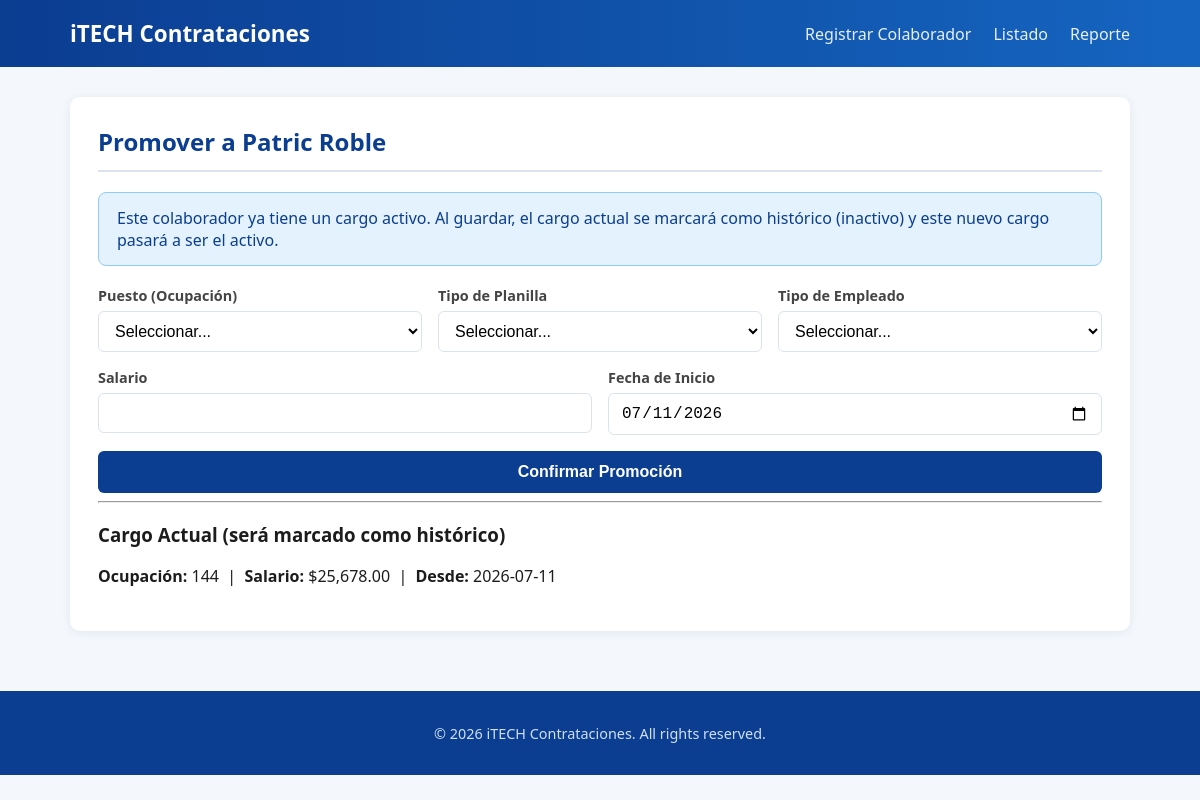
The app's page /index.php?ruta=perfil/crear&colaborador_id=3 with its own data.
### tables this page shows
CREATE TABLE IF NOT EXISTS `colaboradores` (
  `id` int NOT NULL AUTO_INCREMENT,
  `identidad` varchar(20) NOT NULL,
  `nombre` varchar(50) NOT NULL,
  `apellido` varchar(50) NOT NULL,
  `edad` int NOT NULL,
  `tipo_sangre_id` int NOT NULL,
  `sexo_id` int NOT NULL,
  `nacionalidad` varchar(50) NOT NULL,
  `ruta_id` int NOT NULL,
  `correo` varchar(100) NOT NULL,
  `celular` varchar(20) NOT NULL,
  `empleado_activo` tinyint(1) NOT NULL DEFAULT '1',
  `created_at` timestamp NOT NULL DEFAULT CURRENT_TIMESTAMP,
  `updated_at` timestamp NOT NULL DEFAULT CURRENT_TIMESTAMP ON UPDATE CURRENT_TIMESTAMP,
  PRIMARY KEY (`id`),
  UNIQUE KEY `uq_colaborador_identidad` (`identidad`),
  UNIQUE KEY `uq_colaborador_correo` (`correo`),
  UNIQUE KEY `uq_colaborador_celular` (`celular`),
  KEY `fk_colaborador_tipo_sangre` (`tipo_sangre_id`),
  KEY `fk_colaborador_sexo` (`sexo_id`),
  KEY `fk_colaborador_ruta` (`ruta_id`)
);

CREATE TABLE IF NOT EXISTS `perfiles_laborales` (
  `id` int NOT NULL AUTO_INCREMENT,
  `colaborador_id` int NOT NULL,
  `ocupacion_id` int NOT NULL,
  `tipo_planilla_id` int NOT NULL,
  `tipo_empleado_id` int NOT NULL,
  `salario` decimal(10,2) NOT NULL,
  `fecha_inicio` date NOT NULL,
  `fecha_fin` date DEFAULT NULL,
  `es_activo` tinyint(1) NOT NULL DEFAULT '1',
  `motivo_baja_id` int DEFAULT NULL,
  `firma_digital` text NOT NULL,
  `created_at` timestamp NOT NULL DEFAULT CURRENT_TIMESTAMP,
  PRIMARY KEY (`id`),
  KEY `fk_perfil_colaborador` (`colaborador_id`),
  KEY `fk_perfil_ocupacion` (`ocupacion_id`),
  KEY `fk_perfil_tipo_planilla` (`tipo_planilla_id`),
  KEY `fk_perfil_tipo_empleado` (`tipo_empleado_id`),
  KEY `fk_perfil_motivo_baja` (`motivo_baja_id`)
);

### app/Controllers/ControllerBase.php (called while the page is built, shortened)
<?php
abstract class ControllerBase
{
    protected function render(string $vista, array $datos = []): void
    {
        extract($datos);
        $rutaVista = __DIR__ . '/../Views/' . $vista . '.php';
        require __DIR__ . '/../Views/layouts/header.php';
        require $rutaVista;
        require __DIR__ . '/../Views/layouts/footer.php';
    }
}

### app/Controllers/PerfilLaboralController.php (called while the page is built, shortened)
<?php
class PerfilLaboralController extends ControllerBase
{
    private PerfilLaboral $perfilModel;
    private Colaborador $colaboradorModel;
    public function __construct()
    {
        $this->perfilModel = new PerfilLaboral();
        $this->colaboradorModel = new Colaborador();
    }
    public function mostrarFormulario(): void
    {
        $colaboradorId = (int) ($_GET['colaborador_id'] ?? 0);
        $colaborador = $this->colaboradorModel->buscarPorId($colaboradorId);
        $perfilActivo = $this->perfilModel->buscarActivoPorColaborador($colaboradorId);
        $this->render('perfil/formulario', [
            'colaborador'    => $colaborador,
            'perfilActivo'   => $perfilActivo,
            'ocupaciones'    => (new CatOcupacion())->activos(),
            'tiposPlanilla'  => (new CatTipoPlanilla())->todos(),
            'tiposEmpleado'  => (new CatTipoEmpleado())->activos(),
            'motivosBaja'    => (new CatMotivoTerminacion())->todos(),
            'errores'        => $_SESSION['errores'] ?? [],
        ]);
    }
}

### app/Services/Router.php (called while the page is built, shortened)
<?php
class Router
{
    private array $rutasPermitidas = [];
    public function registrar(string $ruta, string $controlador, string $accion): void
    {
        $this->rutasPermitidas[$ruta] = [$controlador, $accion];
    }
    public function despachar(string $ruta): void
    {
        [$controladorClase, $accion] = $this->rutasPermitidas[$ruta];
        $controlador = new $claseCompleta();
        $controlador->$accion();
    }
}

### public/index.php (called while the page is built, shortened)
<?php
require_once __DIR__ . '/../app/autoload.php';
$router = new Router();
$router->registrar('colaborador/crear', 'ColaboradorController', 'mostrarFormulario');
$router->registrar('colaborador/guardar', 'ColaboradorController', 'guardar');
$router->registrar('colaborador/listado', 'ColaboradorController', 'listado');
$router->registrar('colaborador/editar', 'ColaboradorController', 'mostrarFormularioEdicion');
$router->registrar('colaborador/actualizar', 'ColaboradorController', 'actualizar');
$router->registrar('perfil/crear', 'PerfilLaboralController', 'mostrarFormulario');
$router->registrar('perfil/guardar', 'PerfilLaboralController', 'guardar');
$router->registrar('perfil/promover', 'PerfilLaboralController', 'promover');
$router->registrar('perfil/finalizar', 'PerfilLaboralController', 'finalizar');
$router->registrar('reporte/index', 'ReporteController', 'index');
$router->registrar('reporte/exportarExcel', 'ReporteController', 'exportarExcel');
$ruta = $_GET['ruta'] ?? 'colaborador/crear';
$router->despachar($ruta);

### app/autoload.php (called while the page is built, shortened)
<?php
spl_autoload_register(function (string $class) {
    $prefix = 'App\\';
    $baseDir = __DIR__ . '/../app/';
    $relativeClass = substr($class, strlen($prefix));
    $file = $baseDir . str_replace('\\', '/', $relativeClass) . '.php';
});

### app/Config/database.php (called while the page is built)
<?php
return [
    'driver'   => 'mysql',
    'host'     => '127.0.0.1',
    'port'     => '3306',
    'database' => 'tiposangre',
    'username' => 'root',
    'password' => '',
    'charset'  => 'utf8mb4',
];

### app/Services/DatabaseConnection.php (called while the page is built, shortened)
<?php
class DatabaseConnection
{
    private static ?DatabaseConnection $instance = null;
    private PDO $pdo;
    private function __construct()
    {
        $config = require __DIR__ . '/../Config/database.php';
        $dsn = "{$config['driver']}:host={$config['host']};port={$config['port']};dbname={$config['database']};charset={$config['charset']}";
        try {
            $this->pdo = new PDO($dsn, $config['username'], $config['password'], [
                PDO::ATTR_ERRMODE            => PDO::ERRMODE_EXCEPTION,
                PDO::ATTR_DEFAULT_FETCH_MODE => PDO::FETCH_ASSOC,
                PDO::ATTR_EMULATE_PREPARES   => false,
            ]);
        } catch (PDOException $e) {
            die('Error de conexión a la base de datos: ' . $e->getMessage());
        }
    }
    public static function getInstance(): DatabaseConnection
    {
        if (self::$instance === null) {
            self::$instance = new self();
        }
        return self::$instance;
    }
    public function selectOne(string $sql, array $params = []): ?array
    {
        $stmt = $this->run($sql, $params);
        $row = $stmt->fetch();
        return $row === false ? null : $row;
    }
    private function run(string $sql, array $params = []): PDOStatement
    {
        $stmt = $this->pdo->prepare($sql);
        $stmt->execute($params);
        return $stmt;
    }
}

### app/Models/PerfilLaboral.php (called while the page is built, shortened)
<?php
class PerfilLaboral
{
    private DatabaseConnection $db;
    public function __construct()
    {
        $this->db = DatabaseConnection::getInstance();
    }
    public function buscarActivoPorColaborador(int $colaboradorId): ?array
    {
        return $this->db->selectOne(
            "SELECT * FROM perfiles_laborales
             WHERE colaborador_id = :colaborador_id AND es_activo = 1
             LIMIT 1",
            [':colaborador_id' => $colaboradorId]
        );
    }
}

### app/Models/Colaborador.php (called while the page is built, shortened)
<?php
class Colaborador
{
    private DatabaseConnection $db;
    public function __construct()
    {
        $this->db = DatabaseConnection::getInstance();
    }
    public function buscarPorId(int $id): ?array
    {
        return $this->db->selectOne(
            "SELECT * FROM colaboradores WHERE id = :id",
            [':id' => $id]
        );
    }
}

### app/Views/perfil/formulario.php (the view, shortened to what this page needs)
<?php $esPromocion = $perfilActivo !== null; ?>
<div class="tarjeta">
    <h2>
        <?= $esPromocion ? 'Promover a ' : 'Asignar Cargo a ' ?>
        <?= htmlspecialchars($colaborador['nombre'] . ' ' . $colaborador['apellido']) ?>
    </h2>
    <?php if ($esPromocion): ?>
        <div class="alerta alerta-info">
            Este colaborador ya tiene un cargo activo. Al guardar, el cargo actual
            se marcará como histórico (inactivo) y este nuevo cargo pasará a ser el activo.
        </div>
    <?php endif; ?>
    <form method="POST" action="index.php?ruta=<?= $esPromocion ? 'perfil/promover' : 'perfil/guardar' ?>" class="formulario">
        <div class="fila">
            <div class="grupo-formulario">
                <label for="ocupacion_id">Puesto (Ocupación)</label>
                <select id="ocupacion_id" name="ocupacion_id" required>
                    <option value="">Seleccionar...</option>
                </select>
            </div>
            <div class="grupo-formulario">
                <label for="tipo_planilla_id">Tipo de Planilla</label>
                <select id="tipo_planilla_id" name="tipo_planilla_id" required>
                    <option value="">Seleccionar...</option>
                </select>
            </div>
            <div class="grupo-formulario">
                <label for="tipo_empleado_id">Tipo de Empleado</label>
                <select id="tipo_empleado_id" name="tipo_empleado_id" required>
                    <option value="">Seleccionar...</option>
                </select>
            </div>
        </div>
        <div class="fila">
            <div class="grupo-formulario">
                <label for="salario">Salario</label>
                <input type="number" step="0.01" id="salario" name="salario" required>
            </div>
            <div class="grupo-formulario">
                <label for="fecha_inicio">Fecha de Inicio</label>
                <input type="date" id="fecha_inicio" name="fecha_inicio" required
                       value="<?= date('Y-m-d') ?>">
            </div>
        </div>
        <button type="submit" class="btn btn-primario">
            <?= $esPromocion ? 'Confirmar Promoción' : 'Guardar Perfil Laboral' ?>
        </button>
    </form>
    <?php if ($esPromocion): ?>
        <hr>
        <h3>Cargo Actual (será marcado como histórico)</h3>
        <p>
            <strong>Ocupación:</strong> <?= htmlspecialchars($perfilActivo['ocupacion_id']) ?> &nbsp;|&nbsp;
            <strong>Salario:</strong> $<?= number_format((float)$perfilActivo['salario'], 2) ?> &nbsp;|&nbsp;
            <strong>Desde:</strong> <?= htmlspecialchars($perfilActivo['fecha_inicio']) ?>
        </p>
    <?php endif; ?>
</div>

### public/css/estilos.css (style rules this page uses)
:root { --color-primario: #0b3d91; --color-primario-claro: #1565c0; --color-secundario: #00acc1; --color-fondo: #f4f7fb; --color-tarjeta: #ffffff; --color-texto: #1c1c1c; --color-exito: #2e7d32; --color-exito-bg: #e8f5e9; --color-error: #c62828; --color-error-bg: #fdecea; --color-info-bg: #e3f2fd; --color-borde: #dbe3ee; }
* { box-sizing: border-box; }
body { margin: 0; font-family: 'Segoe UI', Tahoma, Geneva, Verdana, sans-serif; background-color: var(--color-fondo); color: var(--color-texto); }
.tarjeta { background: var(--color-tarjeta); border-radius: 10px; padding: 28px; margin: 30px 0; box-shadow: 0 2px 10px rgba(11, 61, 145, 0.08); }
.tarjeta h2 { margin-top: 0; color: var(--color-primario); border-bottom: 2px solid var(--color-borde); padding-bottom: 12px; }
.formulario { display: flex; flex-direction: column; gap: 16px; }
.fila { display: flex; gap: 16px; flex-wrap: wrap; }
.grupo-formulario { flex: 1; min-width: 200px; display: flex; flex-direction: column; gap: 6px; }
label { font-weight: 600; font-size: 0.9rem; color: #444; }
input, select, textarea { padding: 10px 12px; border: 1px solid var(--color-borde); border-radius: 6px; font-size: 1rem; background-color: #fff; transition: border-color 0.2s ease, box-shadow 0.2s ease; }
.btn { display: inline-block; padding: 12px 22px; border: none; border-radius: 6px; font-size: 1rem; font-weight: 600; text-decoration: none; text-align: center; cursor: pointer; transition: transform 0.15s ease, box-shadow 0.15s ease, background-color 0.2s ease; }
.btn-primario { background-color: var(--color-primario); color: white; }
.alerta { padding: 14px 18px; border-radius: 8px; margin: 20px 0; font-weight: 500; }
.alerta-info { background-color: var(--color-info-bg); color: var(--color-primario); border: 1px solid #90caf9; }

### records on screen
colaboradores: nombre+apellido "Patric Roble"
perfiles_laborales: ocupacion "144", salario "25,678.00", fecha_inicio "2026-07-11"
